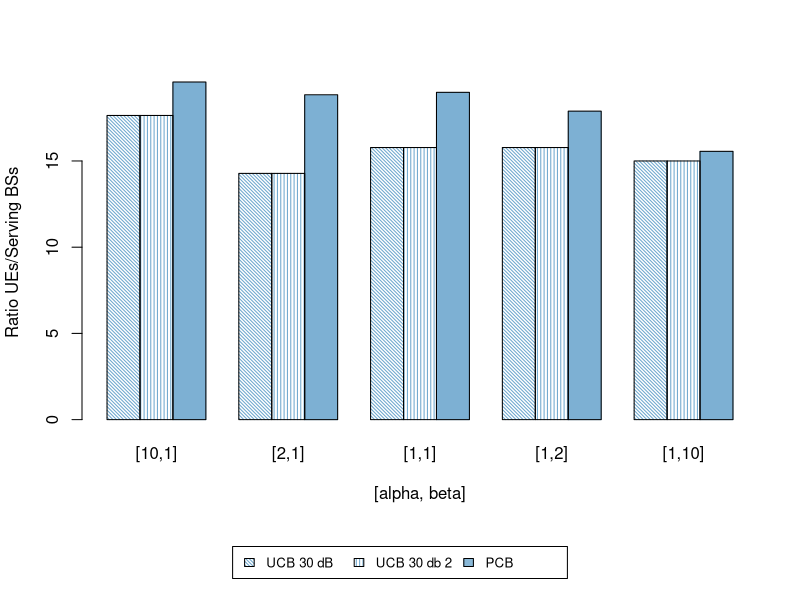

Here is the R script that generated this plot:
# Grouped Bar Plot

data = cbind(c(17.64, 17.64, 19.58), 
             c(14.28, 14.28, 18.84), 
             c(15.78, 15.78, 18.98), 
             c(15.78, 15.78, 17.89), 
             c(15.0, 15.0, 15.56))

colnames(data)=c("[10,1]","[2,1]","[1,1]","[1,2]","[1,10]")

rownames(data)=c("UCB 30 dB","UCB 30 dB 2", "PCB")

dev.off()

layout(rbind(1,2), heights=c(7,1))  

barplot(data,
        xlab="[alpha, beta]", 
        ylab="Ratio UEs/Serving BSs",
        density=c(40,30,100) , angle=c(135,90,0) , col="skyblue3",
        border=c("black"),
        beside=TRUE)

par(mar=c(0, 0, 0, 0))

plot.new()

legend("center", 
       c("UCB 30 dB","UCB 30 db 2","PCB"),
       density=c(40,30,100), 
       angle=c(135,90,0), 
       fill="skyblue3", 
       horiz=TRUE, 
       cex=0.8)